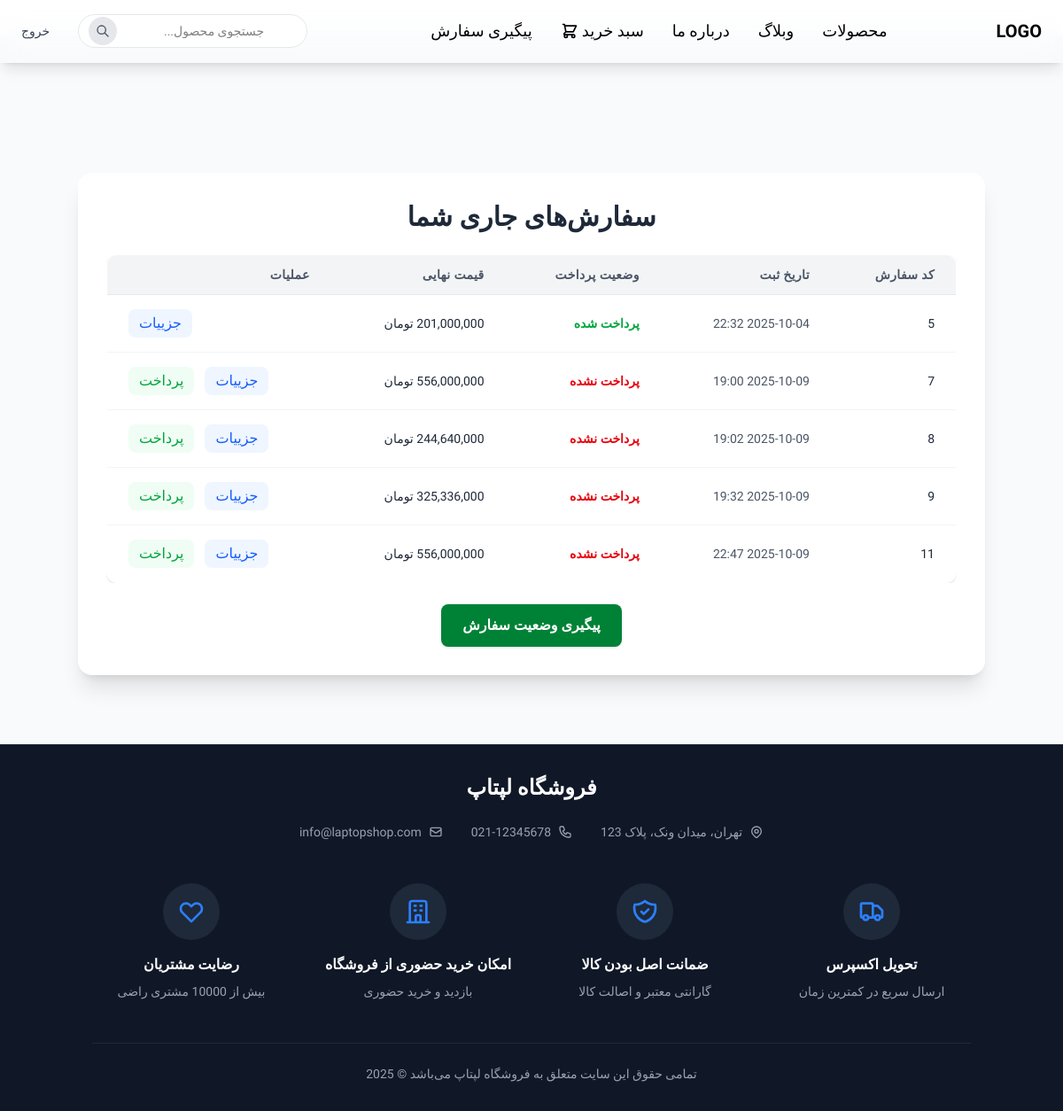
/cart/orders_view/ (signed in), run on the app's committed database.
### orders/models.py (models this page shows, shortened)
class Order(models.Model):
    user = models.ForeignKey(User, on_delete=models.CASCADE)
    paid = models.BooleanField(default=False)
    created_at = models.DateTimeField(auto_now_add=True)
    updated_at = models.DateTimeField(auto_now=True)
    discount = models.ForeignKey(DiscountCode, blank=True, null=True, on_delete=models.SET_NULL)
    tracking_id = models.CharField(max_length=5, blank=True, null=True, unique=True)
    tracking_post_code = models.CharField(max_length=30, unique=True, blank=True, null=True)
    delivery = models.BooleanField(default=False)
    class Meta:
        ordering = ('user', 'created_at')
    def get_price_after_discount(self):
        total = sum(item.get_cost() for item in self.order_items.all())
        if hasattr(self, 'discount') and self.discount is not None:
            if self.discount.discount_type == 'percentage':
                discount_amount = total * (self.discount.discount_value / 100)
                return int(total - discount_amount)
            else:
                return max(0, int(total - self.discount.discount_value))
        return total

class OrderItem(models.Model):
    order = models.ForeignKey(Order, on_delete=models.CASCADE, related_name='order_items')
    product = models.ForeignKey(Product, on_delete=models.CASCADE)
    price = models.IntegerField()
    quantity = models.IntegerField(default=1)
    def get_cost(self):
        return self.quantity * self.price

class DiscountCode(models.Model):
    PERCENTAGE = 'percentage'
    FIXED_AMOUNT = 'fixed'
    DISCOUNT_TYPES = [
        (PERCENTAGE, 'درصدی'),
        (FIXED_AMOUNT, 'مقدار ثابت'),
    ]
    code = models.CharField(max_length=20, unique=True, verbose_name='کد تخفیف')
    discount_type = models.CharField(max_length=10, choices=DISCOUNT_TYPES, default=PERCENTAGE,
                                     verbose_name='نوع تخفیف')
    discount_value = models.PositiveIntegerField(verbose_name='مقدار تخفیف',
                                                 validators=[MinValueValidator(1), MaxValueValidator(100)
                                                 if discount_type == PERCENTAGE else MaxValueValidator(100000000)])
    start_date = models.DateTimeField(verbose_name='تاریخ شروع')
    end_date = models.DateTimeField(verbose_name='تاریخ انقضا')
    max_usage = models.PositiveIntegerField(verbose_name='حداکثر تعداد استفاده', default=1)
    current_usage = models.PositiveIntegerField(verbose_name='تعداد استفاده شده', default=0)
    is_active = models.BooleanField(default=True, verbose_name='فعال')
    created_at = models.DateTimeField(auto_now_add=True, verbose_name='تاریخ ایجاد')
    updated_at = models.DateTimeField(auto_now=True, verbose_name='تاریخ بروزرسانی')
    class Meta:
        verbose_name = 'کد تخفیف'
        verbose_name_plural = 'کدهای تخفیف'
        ordering = ['-created_at']

### orders/views.py (the view)
# urls.py: path('orders_view/', views.OrdersUserView.as_view(), name='orders_view'),
class OrdersUserView(LoginRequiredMixin, View):
    def get(self, request):
        orders = Order.objects.filter(user=request.user)
        return render(request,'orders/orders_view.html' ,{'orders': orders})

### orders/templates/orders/orders_view.html (shortened to what this page needs)
{% extends 'base.html' %}
{% load humanize %}
{% block content %}
<div class="flex items-center justify-center min-h-screen bg-gray-50 p-4 sm:p-6 md:pt-24 order_container">
    <div class="w-full max-w-5xl bg-white rounded-2xl shadow-xl p-6 sm:p-8">
        <h2 class="text-3xl font-bold text-center mb-6 text-gray-800">سفارش‌های جاری شما</h2>
        {% if not orders %}
            <div class="flex items-center justify-center h-64">
                <p class="text-gray-500 text-lg">شما در حال حاضر هیچ سفارشی ندارید.</p>
            </div>
        {% else %}
            <div class="hidden md:block overflow-x-auto">
                <table class="min-w-full border border-gray-200 rounded-xl overflow-hidden shadow-sm">
                    <thead class="bg-gray-100">
                        <tr>
                            <th class="px-6 py-3 text-right text-sm font-semibold text-gray-600 uppercase tracking-wide border-b border-gray-200">کد سفارش</th>
                            <th class="px-6 py-3 text-right text-sm font-semibold text-gray-600 uppercase tracking-wide border-b border-gray-200">تاریخ ثبت</th>
                            <th class="px-6 py-3 text-right text-sm font-semibold text-gray-600 uppercase tracking-wide border-b border-gray-200">وضعیت پرداخت</th>
                            <th class="px-6 py-3 text-right text-sm font-semibold text-gray-600 uppercase tracking-wide border-b border-gray-200">قیمت نهایی</th>
                            <th class="px-6 py-3 text-right text-sm font-semibold text-gray-600 uppercase tracking-wide border-b border-gray-200">عملیات</th>
                        </tr>
                    </thead>
                    <tbody class="bg-white divide-y divide-gray-100">
                        {% for order in orders %}
                        <tr class="hover:bg-gray-50 transition duration-150">
                            <td class="px-6 py-4 text-sm text-gray-800 font-medium">{{ order.id }}</td>
                            <td class="px-6 py-4 text-sm text-gray-600">{{ order.created_at|date:"Y-m-d H:i" }}</td>
                            <td class="px-6 py-4 text-sm font-semibold">
                                {% if order.paid %}
                                <span class="text-green-600">پرداخت شده</span>
                                {% else %}
                                <span class="text-red-600">پرداخت نشده</span>
                                {% endif %}
                            </td>
                            <td class="px-6 py-4 text-sm text-gray-800">{{ order.get_price_after_discount|floatformat:0|intcomma }} تومان</td>
                            <td class="px-6 py-4 flex space-x-3 justify-end">
                                <a href="{% url 'orders:tracking_order' %}" class="px-3 py-1 bg-blue-50 text-blue-600 rounded-lg hover:bg-blue-100 transition">جزییات</a>
                                {% if not order.paid %}
                                <a href="{% url 'orders:order_pay' order.id %}" class="px-3 py-1 bg-green-50 text-green-600 rounded-lg hover:bg-green-100 transition">پرداخت</a>
                                {% endif %}
                            </td>
                        </tr>
                        {% endfor %}
                    </tbody>
                </table>
            </div>
        {% endif %}
        <div class="mt-6 text-center">
            <a href="{% url 'orders:tracking_order' %}" class="inline-block px-6 py-3 bg-green-700 hover:bg-green-800 text-white font-semibold rounded-lg shadow transition">
                پیگیری وضعیت سفارش
            </a>
        </div>
    </div>
</div>
{% endblock %}

### templates/base.html (shortened to what this page needs)
<!DOCTYPE html>
{% load static %}
<html lang="en" dir="rtl" class="dark">
<head>
    <link rel="stylesheet" href="{% static 'output.css' %}">
</head>
<body class="pt-10">
    {% include 'inc/navbar.html' %}
    {% block content %}{% endblock %}
    {% include 'inc/footer.html' %}
</body>
</html>

### templates/inc/navbar.html (shortened to what this page needs)
<nav class="fixed top-0 left-0 w-full z-50 flex flex-col md:flex-row items-center justify-between px-4 md:px-6 py-4 backdrop-blur-lg bg-white/20 shadow-lg border-b border-white/20">
    <div class="flex items-center justify-between w-full md:w-auto">
        <a href="{% url 'home:contact_us' %}" class="text-xl font-bold hover:text-2xl hover:text-purple-600 transition-all duration-200">LOGO</a>
    </div>
    <div class="hidden md:flex items-center gap-6 text-lg text-black mt-4 md:mt-0 w-full md:w-auto justify-center" id="nav-links">
        <div class="flex flex-col md:flex-row items-center gap-4 md:gap-8 w-full md:w-auto">
            <a href="{% url 'products:products' %}" class="nav-link relative py-2 md:py-0 group">
                <span>محصولات</span>
            </a>
            <a href="{% url 'weblog:view_weblog' %}" class="nav-link relative py-2 md:py-0 group">
                <span>وبلاگ</span>
            </a>
            <a href="{% url 'home:contact_us' %}" class="nav-link relative py-2 md:py-0 group">
                <span>درباره ما</span>
            </a>
            <a href="{% url 'orders:view_cart' %}" class="nav-link relative py-2 md:py-0 group flex items-center gap-1">
                <span>سبد خرید</span>
                <svg class="w-5 h-5" fill="none" stroke="currentColor" viewBox="0 0 24 24">
                    <path stroke-linecap="round" stroke-linejoin="round" stroke-width="2" d="M3 3h2l.4 2M7 13h10l4-8H5.4M7 13L5.4 5M7 13l-2.293 2.293c-.63.63-.184 1.707.707 1.707H17m0 0a2 2 0 100 4 2 2 0 000-4zm-8 2a2 2 0 11-4 0 2 2 0 014 0z"/>
                </svg>
            </a>
            <a href="{% url 'orders:orders_view' %}" class="nav-link relative py-2 md:py-0 group">
                <span>پیگیری سفارش</span>
            </a>
        </div>
    </div>
    <div class="hidden md:flex items-center gap-4 mt-4 md:mt-0 w-full md:w-auto justify-end">
        <div class="flex-1 md:flex-none max-w-3xl md:max-w-lg mx-4 relative">
            <form class="flex items-center" method="get" action="{% url 'home:search' %}">
                <input
                    id="q"
                    name="q"
                    type="text"
                    placeholder="جستجوی محصول..."
                    class="w-full bg-white/80 rounded-full px-4 py-2 pr-12 focus:outline-none focus:ring-2 focus:ring-purple-400 focus:bg-white border border-gray-200 transition-all duration-200 text-sm"
                >
                <button type="submit" class="absolute hover:cursor-pointer left-3 bg-gray-200 hover:bg-gray-300 w-8 h-8 rounded-full flex items-center justify-center transition-all duration-200">
                    <svg class="w-4 h-4 text-gray-600 " fill="none" stroke="currentColor" viewBox="0 0 24 24">
                        <path stroke-linecap="round" stroke-linejoin="round" stroke-width="2" d="M21 21l-6-6m2-5a7 7 0 11-14 0 7 7 0 0114 0z"/>
                    </svg>
                </button>
            </form>
        </div>
        <div class="flex items-center gap-4">
            {% if request.user.is_authenticated %}
                <a href="{% url 'accounts:user_logout' %}" class="text-gray-700 hover:text-black transition-all duration-200 font-medium text-sm">خروج</a>
            {% endif %}
        </div>
    </div>
</nav>

### templates/inc/footer.html (shortened to what this page needs)
<footer class="bg-gray-900 border-t border-gray-800 text-white" dir="rtl">
    <div class="container mx-auto px-4 py-8">
        <div class="text-center mb-12">
            <h2 class="text-2xl font-bold mb-6">فروشگاه لپتاپ</h2>
            <div class="flex flex-col sm:flex-row items-center justify-center gap-4 sm:gap-8 text-gray-400">
                <div class="flex items-center gap-2">
                    <span class="text-sm">تهران، میدان ونک، پلاک 123</span>
                </div>
                <div class="flex items-center gap-2">
                    <span class="text-sm">021-12345678</span>
                </div>
                <div class="flex items-center gap-2">
                    <svg class="w-4 h-4" fill="none" stroke="currentColor" viewBox="0 0 24 24">
                        <path stroke-linecap="round" stroke-linejoin="round" stroke-width="2" d="M3 8l7.89 5.26a2 2 0 002.22 0L21 8M5 19h14a2 2 0 002-2V7a2 2 0 00-2-2H5a2 2 0 00-2 2v10a2 2 0 002 2z"/>
                    </svg>
                    <span class="text-sm">info@laptopshop.com</span>
                </div>
            </div>
        </div>
        <div class="grid grid-cols-1 sm:grid-cols-2 lg:grid-cols-4 gap-8 mb-12">
            <div class="flex flex-col items-center text-center">
                <div class="w-16 h-16 bg-gray-800 rounded-full flex items-center justify-center mb-4">
                </div>
                <h3 class="text-base font-semibold">تحویل اکسپرس</h3>
                <p class="text-sm text-gray-400 mt-2">ارسال سریع در کمترین زمان</p>
            </div>
            <div class="flex flex-col items-center text-center">
                <div class="w-16 h-16 bg-gray-800 rounded-full flex items-center justify-center mb-4">
                </div>
                <h3 class="text-base font-semibold">ضمانت اصل بودن کالا</h3>
                <p class="text-sm text-gray-400 mt-2">گارانتی معتبر و اصالت کالا</p>
            </div>
            <div class="flex flex-col items-center text-center">
                <div class="w-16 h-16 bg-gray-800 rounded-full flex items-center justify-center mb-4">
                    <svg class="w-8 h-8 text-blue-500" fill="none" stroke="currentColor" viewBox="0 0 24 24">
                        <path stroke-linecap="round" stroke-linejoin="round" stroke-width="2" d="M19 21V5a2 2 0 00-2-2H7a2 2 0 00-2 2v16m14 0h2m-2 0h-5m-9 0H3m2 0h5M9 7h1m-1 4h1m4-4h1m-1 4h1m-5 10v-5a1 1 0 011-1h2a1 1 0 011 1v5m-4 0h4"/>
                    </svg>
                </div>
                <h3 class="text-base font-semibold">امکان خرید حضوری از فروشگاه</h3>
                <p class="text-sm text-gray-400 mt-2">بازدید و خرید حضوری</p>
            </div>
            <div class="flex flex-col items-center text-center">
                <div class="w-16 h-16 bg-gray-800 rounded-full flex items-center justify-center mb-4">
                    <svg class="w-8 h-8 text-blue-500" fill="none" stroke="currentColor" viewBox="0 0 24 24">
                        <path stroke-linecap="round" stroke-linejoin="round" stroke-width="2" d="M4.318 6.318a4.5 4.5 0 000 6.364L12 20.364l7.682-7.682a4.5 4.5 0 00-6.364-6.364L12 7.636l-1.318-1.318a4.5 4.5 0 00-6.364 0z"/>
                    </svg>
                </div>
                <h3 class="text-base font-semibold">رضایت مشتریان</h3>
                <p class="text-sm text-gray-400 mt-2">بیش از 10000 مشتری راضی</p>
            </div>
        </div>
        <div class="border-t border-gray-800 pt-6 text-center">
            <p class="text-sm text-gray-400">
                تمامی حقوق این سایت متعلق به فروشگاه لپتاپ می‌باشد © 2025
            </p>
        </div>
    </div>
</footer>

### templates/base.html (style rules this page uses)
body { font-family: 'Vazirmatn', sans-serif; }
.order_container { padding-top: 100px; }

### templates/inc/navbar.html (style rules this page uses)
nav { background: rgba(255, 255, 255, 0.08) !important; backdrop-filter: blur(15px) saturate(200%) !important; -webkit-backdrop-filter: blur(15px) saturate(200%) !important; border-bottom: 1px solid rgba(255, 255, 255, 0.15) !important; }
.nav-link { transition: all 0.3s ease; }

### templates/inc/messages.html (style rules this page uses)
body { font-family: 'Vazirmatn', sans-serif; }

### data on the page
Order: id "5", created_at "2025-10-04 22:32", paid "پرداخت شده", get_price_after_discount "201,000,000"
Order: id "7", created_at "2025-10-09 19:00", paid "پرداخت نشده", get_price_after_discount "556,000,000"
Order: id "8", created_at "2025-10-09 19:02", paid "پرداخت نشده", get_price_after_discount "244,640,000"
Order: id "9", created_at "2025-10-09 19:32", paid "پرداخت نشده", get_price_after_discount "325,336,000"
Order: id "11", created_at "2025-10-09 22:47", paid "پرداخت نشده", get_price_after_discount "556,000,000"
